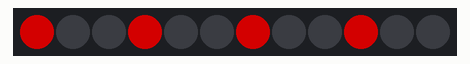
Bench run of a sketch on a simulated Arduino Uno, built with avr-gcc and run on an emulated ATmega328P. Parts: 12 RGB LEDs in strip order, left to right. Dim RGB values are drawn brighter than linear.

Above: at 0.05 s.
At 1.15 s:
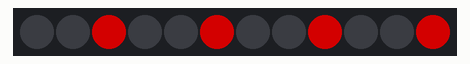
At 2.26 s:
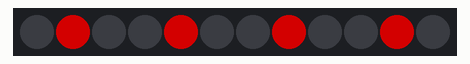
At 4.48 s:
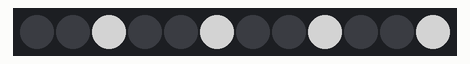
At 6.69 s:
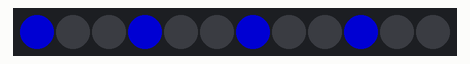
At 9.01 s:
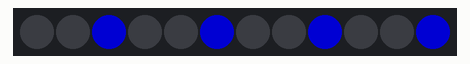

The sketch:

theater-chase.ino
```cpp
#include <Adafruit_NeoPixel.h>
#define LEDPIN 12 // connect the Data from the strip to this pin on the Arduino
#define NUMBER_PIEXELS 12 // the number of pixels in your LED strip
Adafruit_NeoPixel strip = Adafruit_NeoPixel(NUMBER_PIEXELS, LEDPIN, NEO_GRB + NEO_KHZ800);

int delayTime = 100;

void setup() {
  strip.begin(); // initialize the strip
}

void loop() {
  theaterChase(strip.Color(127, 0, 0), delayTime); // red
  theaterChase(strip.Color(127, 127, 127), delayTime); // white
  theaterChase(strip.Color(0, 0, 127), delayTime); // blue
}

// Theatre-style crawling lights with a spacing of 3
void theaterChase(uint32_t c, uint8_t wait) {
  for (int j=0; j<10; j++) {  //do 10 cycles of chasing
    for (int q=0; q < 3; q++) {
      for (int i=0; i < strip.numPixels(); i=i+3) {
        strip.setPixelColor(i+q, c);    //turn every third pixel on
      }
      strip.show();
      delay(wait);
      for (int i=0; i < strip.numPixels(); i=i+3) {
        strip.setPixelColor(i+q, 0);        //turn every third pixel off
      }
    }
  }
}
```

Measured:
- by itself, everything shown: repeats every 9.1 s, in 90 steps
